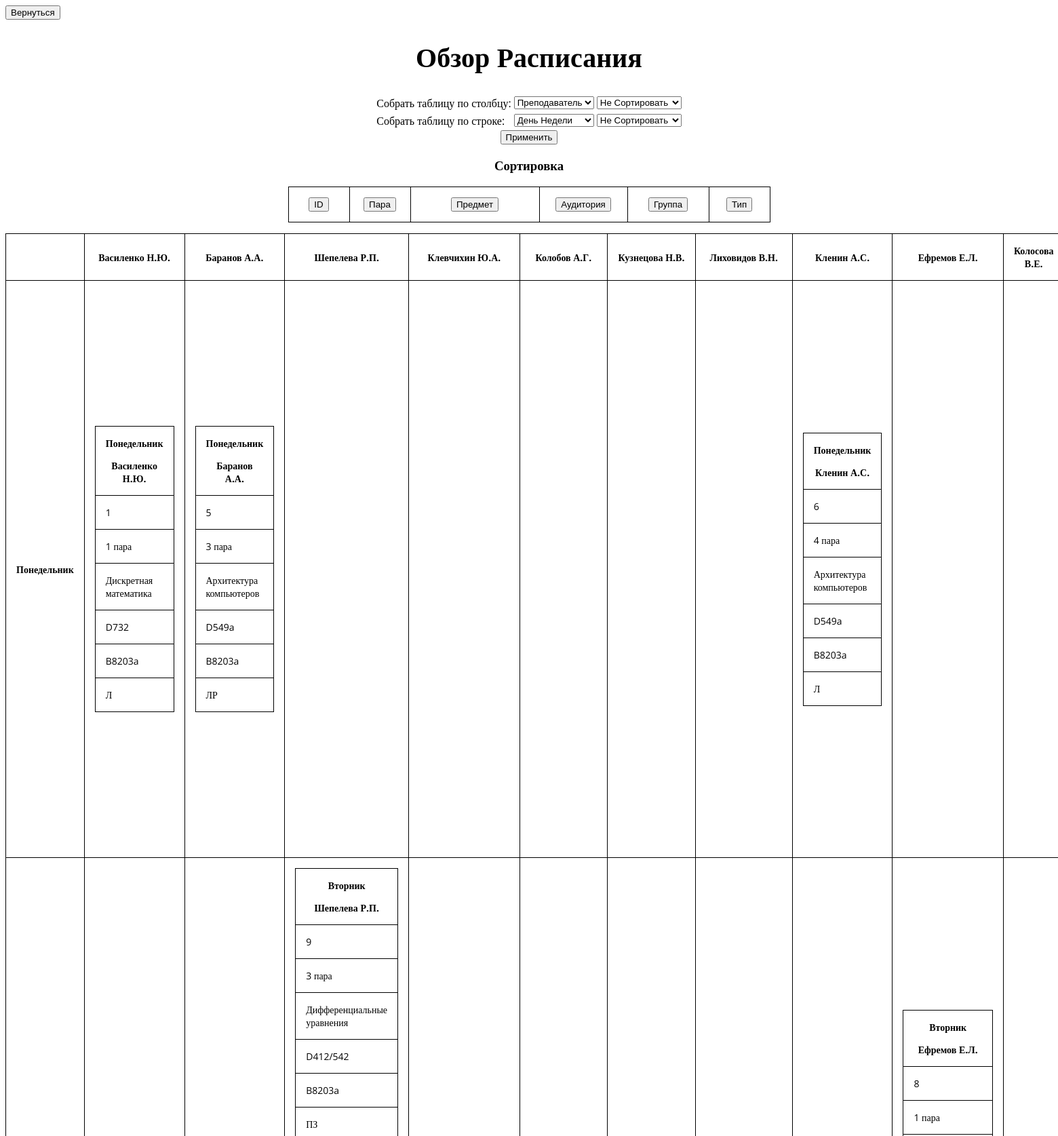
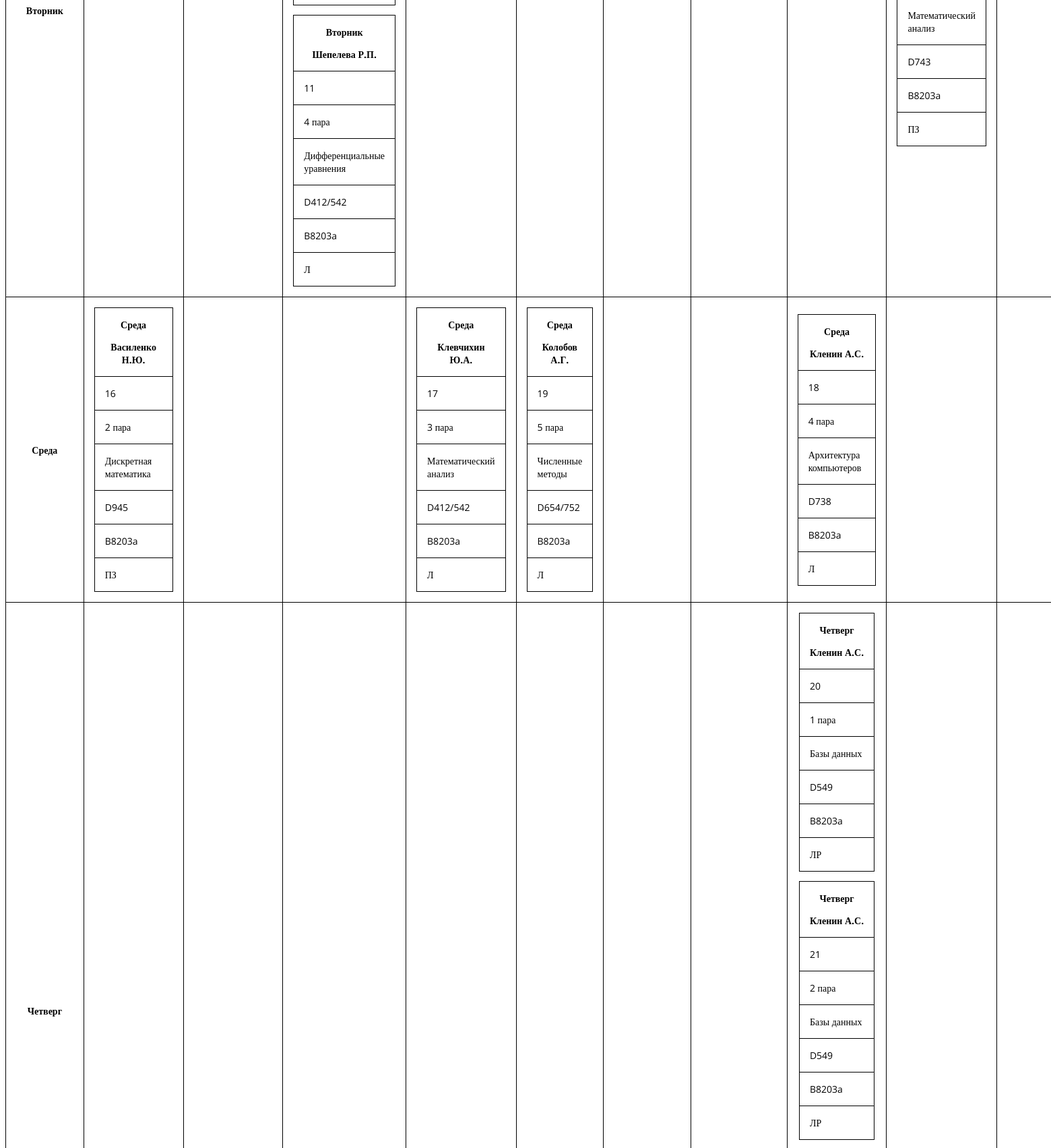
The page /overview (upper part) on the database its author committed (2 pictures, top to bottom).
### tables this page shows
CREATE TABLE `Teachers` ( `ID` INTEGER NOT NULL DEFAULT -1, `Name` TEXT );

CREATE TABLE `Weekdays` ( `ID` INTEGER NOT NULL DEFAULT -1, `Name` TEXT, `OrderNumber` INTEGER NOT NULL DEFAULT -1 );

### home.py (the view, shortened to what this page needs)
@app.route("/overview", methods=["GET", "POST"])
def overview():
	global join_column, join_row, ordering_column, tables_info, hiding_tables
	columns_asc = None
	rows_asc = None
	col_asc_type = request.form.get("OrderTypeColumns")
	row_asc_type = request.form.get("OrderTypeRows")
	colname = request.form.get("JoiningTableColumns")
	rowname = request.form.get("JoiningTableRows")
	joining_columns = None #join_column
	joining_rows = None #join_row
	for i in tables_info["SchedItems"]:
		if i.title == colname:
			print(colname, "COLUMN")
			joining_columns = i
		if i.title == rowname:
			print(rowname, "ROW")
			joining_rows = i
	if col_asc_type == "По Возрастанию":
		columns_asc = True
	elif col_asc_type == "По Убыванию":
		columns_asc = False
	if row_asc_type == "По Возрастанию":
		rows_asc = True
	elif row_asc_type == "По Убыванию":
		rows_asc = False
	join_column.ascending = columns_asc
	join_row.ascending = rows_asc
	table, rows, columns = generate_schedule(join_column, join_row, ordering_column)
	return render_template(
		"overview.html",
		jcols=columns,
		jrows=rows,
		table=table,
		widthes=[i.width+40 for i in tables_info["SchedItems"] if i != join_column and i != join_row],
		titles=[i.title for i in tables_info["SchedItems"] if i != join_column and i != join_row],
		titles_origin=[i.name for i in tables_info["SchedItems"] if i != join_column and i != join_row],
		join_col=join_column,
		join_row=join_row,
		orderby=ordering_column,
		columns=[i for i in tables_info["SchedItems"]],
		hides=hiding_tables
	)

### templates/overview.html (shortened to what this page needs)
<head>
	<link rel="stylesheet" href="../static/css/style.css">
</head>
<body>
	<form name="Overview" action="/overview" method='POST'>
		<button name="Back" type="submit">Вернуться</button>
		<center>
			<h1>Обзор Расписания</h1>
			<font size=3>
				<table>
					<tr>
						<td>
							Собрать таблицу по столбцу:
						</td>
						<td>
							<select name="JoiningTableColumns">
								{% for col in columns %}
									<option value="{{col.title}}"
										{% if col == join_col %}
											SELECTED
										{% endif %}
									>
										{{col.title}}
									</option>
								{% endfor%}
							</select>
						</td>
						<td>
							<select name="OrderTypeColumns">
								<option value="Не Сортировать" {% if join_col.ascending == None %} SELECTED {% endif %}>Не Сортировать</option>
							</select>
						</td>
					</tr>
					<tr>
						<td>
							Собрать таблицу по строке:
						</td>
						<td>
							<select name="JoiningTableRows">
								{% for col in columns %}
									<option value="{{col.title}}"
										{% if col == join_row %}
											SELECTED
										{% endif %}
									>
										{{col.title}}
									</option>
								{% endfor%}
							</select>
						</td>
						<td>
							<select name="OrderTypeRows">
								<option value="Не Сортировать" {% if join_row.ascending == None %} SELECTED {% endif %}>Не Сортировать</option>
							</select>
						</td>
					</tr>
				</table>
				<button name="Accept" type="submit">Применить</button>
				<h3>Сортировка</h3>
				<table id="tab" class="tab">
					{% for width in widthes%}
						<col width="{{ width }}">
					{% endfor %}
					<tr class="elem">
						{% for i in range(titles|length) %}
							<th class="elem">
								<p align="center">
									<button name="Title{{ titles_origin[i] }}" type="submit">{{ titles[i] }}</button>
								</p>
							</th>
						{% endfor %}
					</tr>
				</table>
				<table id="tab" class="elem">
					<tr>
						<th>
						</th>
						{% for col in jcols %}
							<th>
								<center>
									{% if col == None %}
										<i>Неизвестно</i>
									{% else %}
										{{col}}
									{% endif %}
								</center>
							</th>
						{% endfor %}
					</tr>
					{% for row in jrows %}
						<tr>
							<th>
								<center>
									{% if row == None %}
										<i>Неизвестно</i>
									{% else %}
										{{row}}
									{% endif %}
								</center>
							</th>
							{% for frow in range(table[row]|length) %}
								<td>
									{% for elements in table[row][frow] %}
										<center><table id="tab">
											<tr>
												<th>
													<center>
														<p>
															{% if row == None %}
																<i>Неизвестно</i>
															{% else %}
																{{row}}
															{% endif %}
														</p>
														<p>
															{% if jcols[frow] == None %}
																<i>Неизвестно</i>
															{% else %}
																{{jcols[frow]}}
															{% endif %}
														</p>
													</center>
												</th>
											</tr>
											{% for field in elements %}
												<tr>
													<td>{{field}}</td>
												</tr>
											{% endfor %}
										</table></center>
									{% endfor %}
								</td>
							{% endfor %}
						</tr>
					{% endfor %}
				</table>
			</font>
		</center>
	</form>
</body>

### static/css/style.css (style rules this page uses)
body { font-family: 'Open Sans'; font-size: 20; }
#tab { font-size: 14; text-align: left; border-collapse: collapse; }
.elem td, .elem th, .elem tr { border: 1px solid; text-align: left; padding: 15px; }

### rows shown on the page
Teachers: Name "Василенко Н.Ю.", Name "Василенко Н.Ю." "Василенко Н.Ю."
Teachers: Name "Баранов А.А.", Name "Баранов А.А."
Teachers: Name "Шепелева Р.П.", Name "Шепелева Р.П." "Шепелева Р.П."
Teachers: Name "Клевчихин Ю.А.", Name "Клевчихин Ю.А."
Teachers: Name "Колобов А.Г.", Name "Колобов А.Г."
Teachers: Name "Кузнецова Н.В."
Teachers: Name "Лиховидов В.Н."
Teachers: Name "Кленин А.С.", Name "Кленин А.С." "Кленин А.С." "Кленин А.С." "Кленин А.С."
Teachers: Name "Ефремов Е.Л.", Name "Ефремов Е.Л."
Teachers: Name "Колосова В.Е."
Weekdays: Name "Понедельник", frow "Понедельник" "Понедельник" "Понедельник", elements "1" "1 пара" "Дискретная математика" "D732" "B8203a" "Л" "5" "3 пара" "Архитектура компьютеров" "D549a" "B8203a" "ЛР" "6" "4 пара" "Архитектура компьютеров" "D549a" "B8203a" "Л"
Weekdays: Name "Вторник", frow "Вторник" "Вторник" "Вторник", elements "9" "3 пара" "Дифференциальные уравнения" "D412/542" "B8203a" "ПЗ" "11" "4 пара" "Дифференциальные уравнения" "D412/542" "B8203a" "Л" "8" "1 пара" "Математический анализ" "D743" "B8203a" "ПЗ"
Weekdays: Name "Среда", frow "Среда" "Среда" "Среда" "Среда", elements "16" "2 пара" "Дискретная математика" "D945" "B8203a" "ПЗ" "17" "3 пара" "Математический анализ" "D412/542" "B8203a" "Л" "19" "5 пара" "Численные методы" "D654/752" "B8203a" "Л" "18" "4 пара" "Архитектура компьютеров" "D738" "B8203a" "Л"
Weekdays: Name "Четверг", frow "Четверг" "Четверг", elements "20" "1 пара" "Базы данных" "D549" "B8203a" "ЛР" "21" "2 пара" "Базы данных" "D549" "B8203a" "ЛР"

### other values the page prints
{{ titles[i] }} "ID" "Пара" "Предмет" "Аудитория" "Группа" "Тип"
form field JoiningTableColumns "Преподаватель"
form field JoiningTableRows "День Недели"
